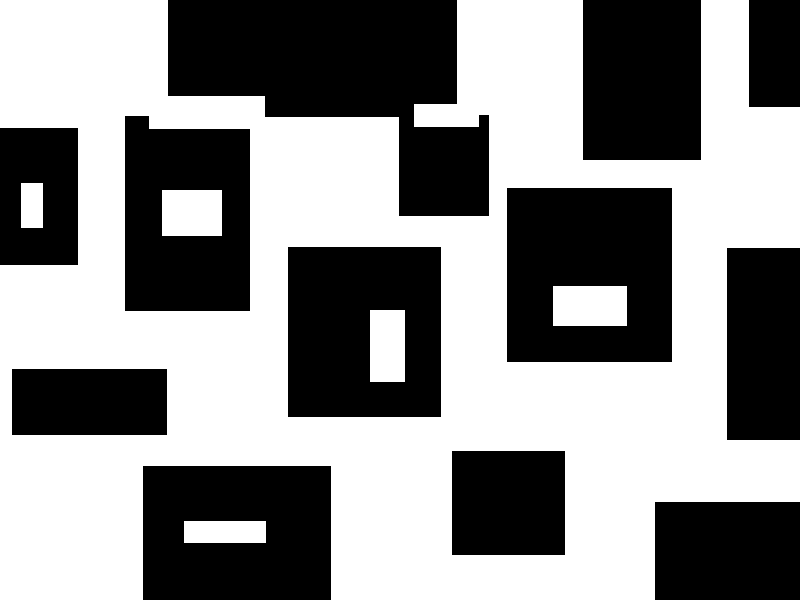
#> input picture tests/black_white_image.png, 800 x 600 px, found by its file name
$ python png_to_raw.py
#> lines starting #> are read from the running program, lines starting #| are printed output that depends on the picture; after the words box and inside, x2 and y2 are one past the last pixel; in counts of white or black regions, pixels touching at a corner belong together
from PIL import Image
import numpy as np
import os

def convert_png_to_raw(input_png_path: str, output_raw_path: str):
    """
    Преобразует PNG-изображение в RAW-формат и сохраняет его.
    :param input_png_path: Путь к PNG-изображению.
    :param output_raw_path: Путь для сохранения RAW-файла.
    """
    # Открываем изображение
    image = Image.open(input_png_path)
#> image is the input picture: PIL image 800x600 RGB; 54.9% white; 12 black regions, largest, box (x1, y1, x2, y2) and area: (168, 0, 489, 216) 39497, (507, 188, 672, 362) 25750, (288, 247, 441, 417) 23490
    width, height = image.size
#> width = 800; height = 600

    # Преобразуем изображение в массив NumPy
    image_data = np.array(image)

    # Проверяем режим изображения
    if image.mode == "1":  # Черно-белое изображение
        # Упаковываем биты в байты
        image_data = np.packbits(image_data)
    elif image.mode == "L":  # Серое изображение
        pass  # Данные уже в правильном формате
    elif image.mode == "RGB":  # Цветное изображение
        pass  # Данные уже в правильном формате
    else:
        raise ValueError(f"Неподдерживаемый режим изображения: {image.mode}")

    # Сохраняем данные в RAW-файл
    with open(output_raw_path, "wb") as f:
        # Сохраняем размеры изображения (4 байта на ширину и 4 байта на высоту)
        f.write(width.to_bytes(4, "big"))
        f.write(height.to_bytes(4, "big"))
        # Сохраняем пиксельные данные
        f.write(image_data.tobytes())

    print(f"Изображение {input_png_path} преобразовано в RAW: {output_raw_path}")


# Пример использования
if __name__ == "__main__":
    # Пути к PNG-изображениям
    bw_png_path = "C:/OPP/compression_project/tests/black_white_image.png"
    gray_png_path = "C:/OPP/compression_project/tests/gray_image.png"
    color_png_path = "C:/OPP/compression_project/tests/color_image.png"

    # Пути для сохранения RAW-файлов
    bw_raw_path = "C:/OPP/compression_project/tests/black_white_image.raw"
    gray_raw_path = "C:/OPP/compression_project/tests/gray_image.raw"
    color_raw_path = "C:/OPP/compression_project/tests/color_image.raw"

    # Преобразование PNG в RAW
    convert_png_to_raw(bw_png_path, bw_raw_path)
    convert_png_to_raw(gray_png_path, gray_raw_path)
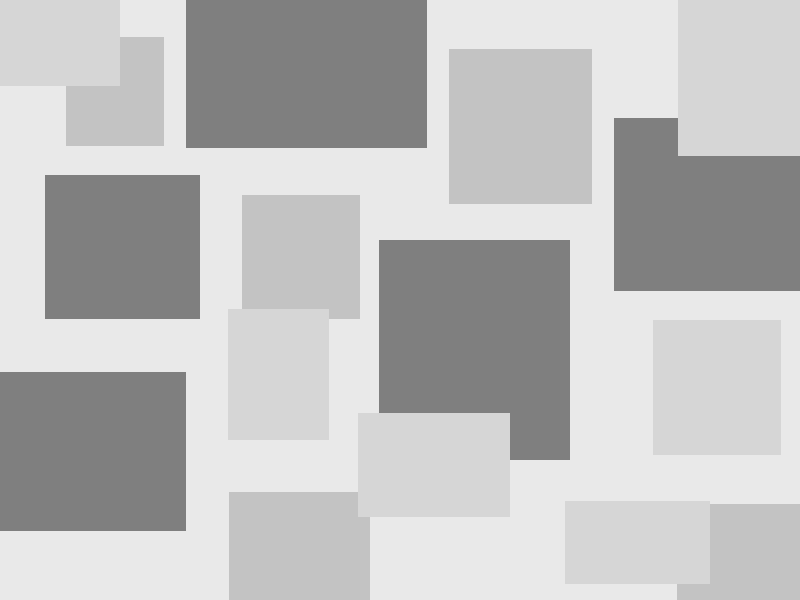
#> input picture tests/gray_image.png, 800 x 600 px, found by its file name
#> in convert_png_to_raw, image is the input picture: PIL image 800x600 L; min 127, max 233, mean 190.8
    convert_png_to_raw(color_png_path, color_raw_path)
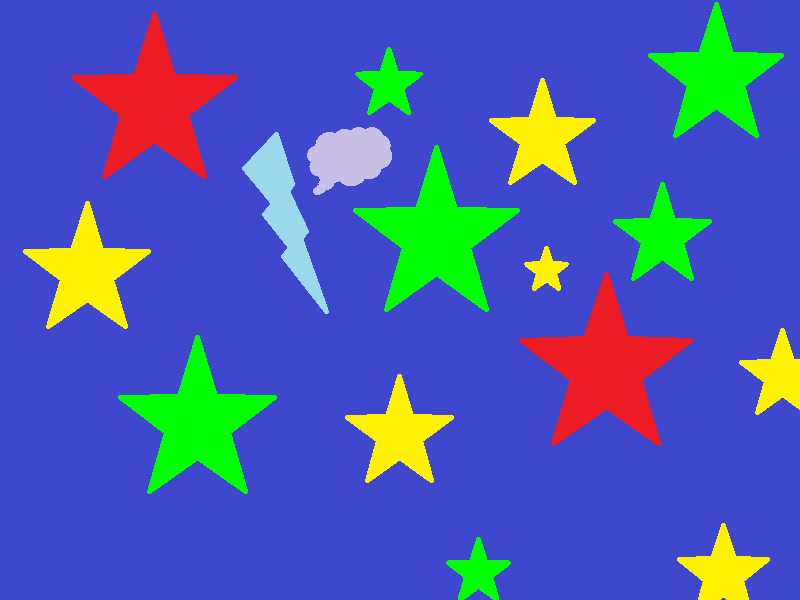
#> input picture tests/color_image.png, 800 x 600 px, found by its file name
#> in convert_png_to_raw, image is the input picture: PIL image 800x600 RGB; mean R, G, B 77.2, 93.4, 172.9
